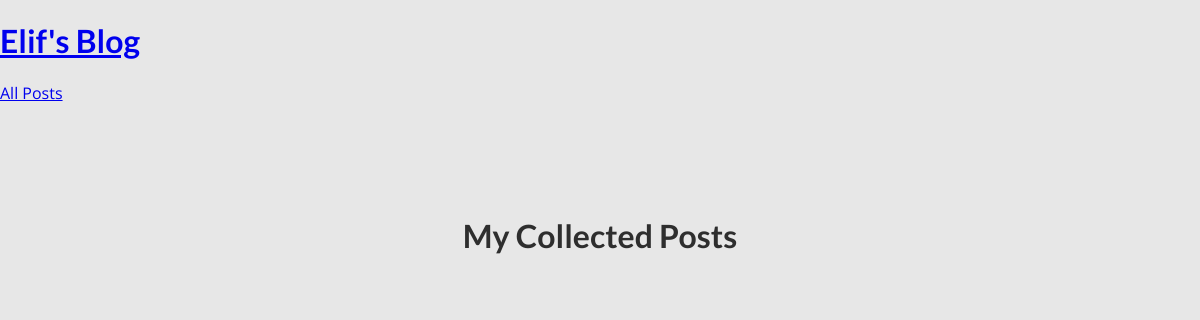
Page /posts on the earlier database version.
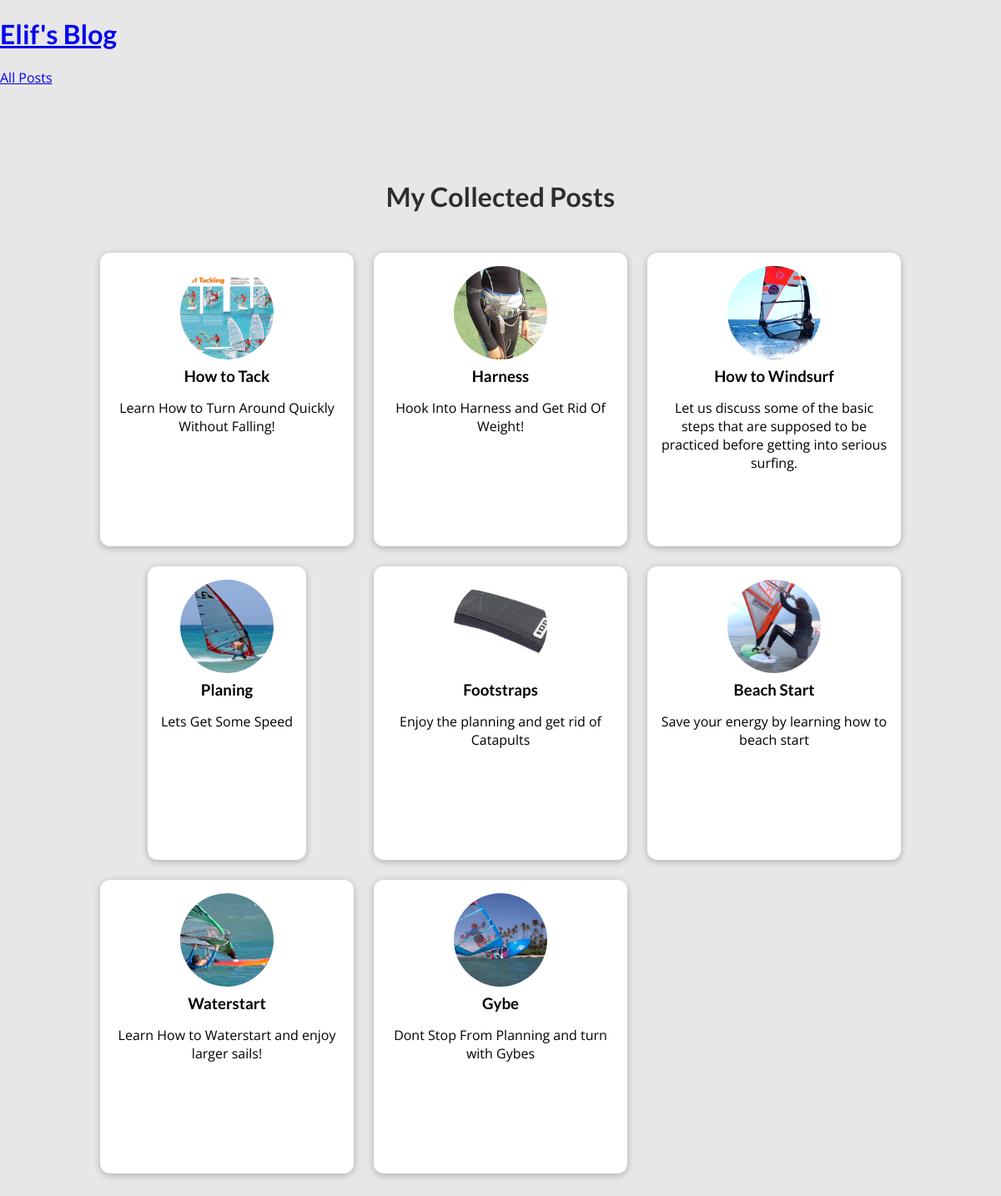
Same page on the later database version.
### blog/models.py (models this page shows)
class Post(models.Model):
    title = models.CharField(max_length=150)
    excerpt = models.CharField(max_length=200)
    image_name = models.CharField(max_length=100)
    date = models.DateField(auto_now=True)
    slug = models.SlugField(unique=True, db_index=True)
    content = models.TextField(validators=[MinLengthValidator(10)])
    author = models.ForeignKey(
        Author, on_delete=models.SET_NULL, null=True,related_name="posts")
    tags = models.ManyToManyField(Tag)

### blog/views.py (the view)
# urls.py: path("",views.starting_page,name="starting-page"), #introduction page where you can see latests posts and can direct to /posts
def posts(request):
    all_posts=Post.objects.all().order_by("-date")
    return render(request,"blog/all-posts.html",
    {
        "all_posts":all_posts
    })

### blog/templates/blog/all-posts.html (shortened to what this page needs)
{% extends "base.html"%}
{% load static %}
{%block css_files%}
    <link rel= "stylesheet" href="{%static "blog/post.css"%}"/>
    <link rel="stylesheet" href="{%static "blog/all-posts.css"%}"/>
{%endblock%}
{%block content %}
    <section id="all-posts"></sectin>
    <h2>My Collected Posts</h2>
        <ul>
            {% for post in all_posts %}
            {% include  "blog/includes/post.html" %}
            {% endfor %}
        </ul>
{%endblock%}

### templates/base.html (shortened to what this page needs)
{% load static %}
<!DOCTYPE html>
<html lang="en">
  <head>
    <link rel="stylesheet" href="{% static "app.css" %}">
    {% block css_files %} {% endblock %}
  </head>
  <body>
    <header id="mavin-navigation">
          <h1><a href="{%url "starting-page"%}">Elif's Blog<a/></h1>
          <nav>
              <a href="{%url "posts-page"%}">All Posts</a>
          </nav>
    </header>
  {% block content %} {% endblock%}
  </body>
</html>

### blog/templates/blog/includes/post.html
{% load static %}
<li>
  <article class="post">
    <a href="{% url "post-detail-page" post.slug %}">
      <img src="{% static "blog/images/"|add:post.image_name %}" alt="{{ post.title }}"
      />
      <div class="post__content">
        <h3>{{ post.title }}</h3>
        <p>
          {{ post.excerpt }}
        </p>
      </div>
    </a>
  </article>
</li>

### static/app.css (style rules this page uses)
* { box-sizing: border-box; }
html { font-family: 'Open Sans', 'Lato', sans-serif; }
body { margin: 0; }
h1, h2, h3 { font-family: 'Lato', sans-serif; font-weight: bold; }

### blog/static/blog/post.css (style rules this page uses)
.post { display: flex; flex-direction: column; align-items: center; text-align: center; }
.post a { text-decoration: none; color: black; transition: all 0.2s ease; padding: 1rem; }
.post img { width: 5rem; height: 5rem; object-fit: cover; border-radius: 50%; }
.post h3 { margin: 0.25rem 0; }

### blog/static/blog/all-posts.css (style rules this page uses)
body { background-color: #e7e7e7; }
#all-posts { margin: 7rem auto; width: 90%; max-width: 60rem; }
#all-posts h2 { text-align: center; font-size: 2rem; color: #2e2e2e; margin: 3rem 0; }
ul { list-style: none; margin: 0; padding: 0; display: grid; grid-template-columns: repeat(auto-fill, minmax(17rem, 1fr)); gap: 1.5rem; }
.post img { width: 7rem; height: 7rem; }
.post a { height: 22rem; transform-origin: center; box-shadow: 0 2px 8px rgba(0, 0, 0, 0.25); border-radius: 12px; background-color: white; }

Differences in the rows shown:
added Post: image_name (picture), title "How to Tack", excerpt "Learn How to Turn Around Quickly Without Falling!"
added Post: image_name (picture), title "Harness", excerpt "Hook Into Harness and Get Rid Of Weight!"
added Post: image_name (picture), title "How to Windsurf", excerpt "Let us discuss some of the basic steps that are supposed to be practiced before getting into serious surfing."
added Post: image_name (picture), title "Planing", excerpt "Lets Get Some Speed"
added Post: image_name (picture), title "Footstraps", excerpt "Enjoy the planning and get rid of Catapults"
added Post: image_name (picture), title "Beach Start", excerpt "Save your energy by learning how to beach start"
added Post: image_name (picture), title "Waterstart", excerpt "Learn How to Waterstart and enjoy larger sails!"
added Post: image_name (picture), title "Gybe", excerpt "Dont Stop From Planning and turn with Gybes"
